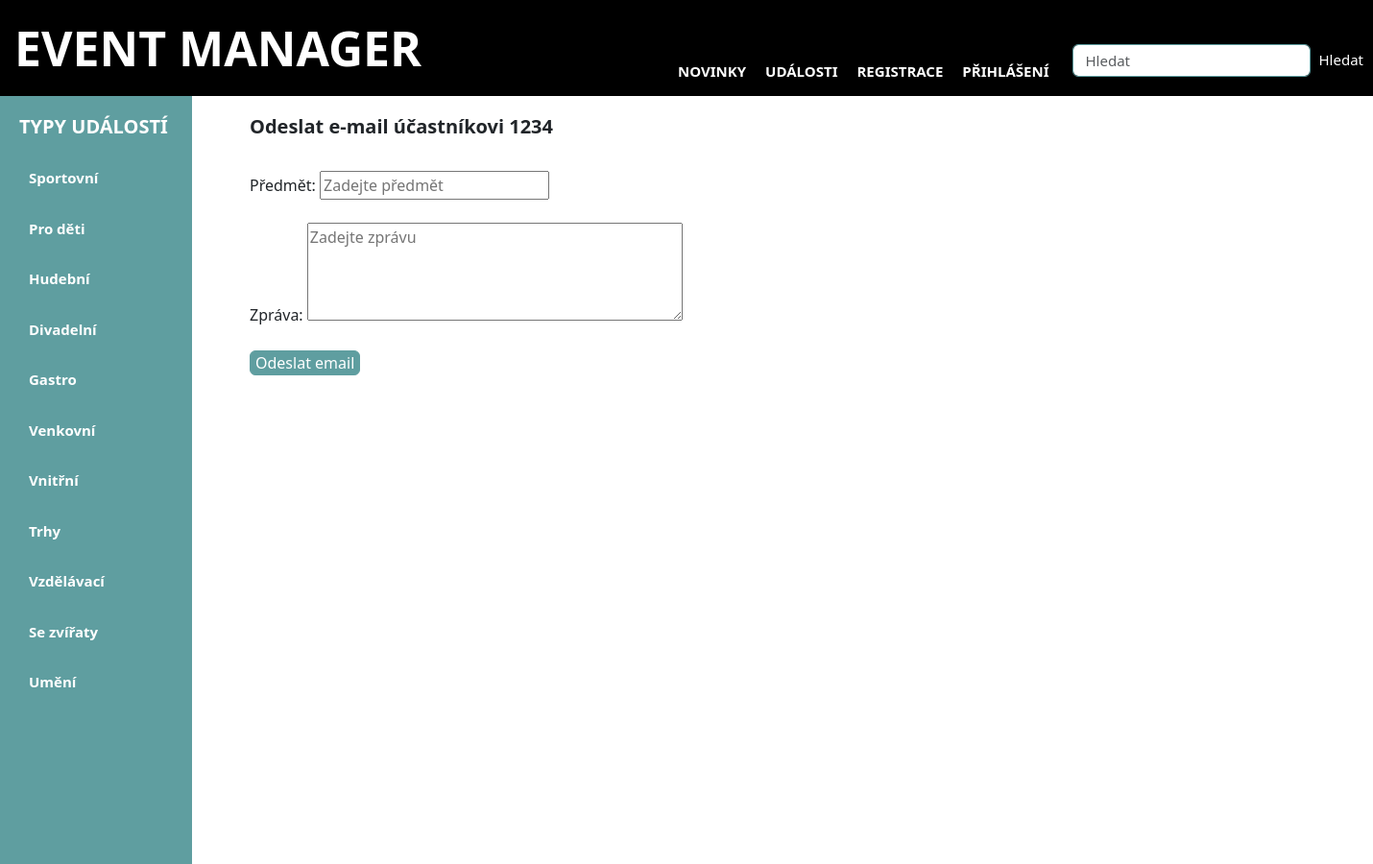
/send_email/2/13/, run on the app's committed database.
### viewer/models.py (models this page shows, shortened)
class EventType(Model):
    name = CharField(max_length=128)
    is_approved = models.BooleanField(default=False)  # Výchozí hodnota je False (neschváleno)
    class Meta:
        permissions = [
            ('custom_add_eventtype', 'Can add event type'),  # změňte název na něco jedinečného
        ]

### viewer/views.py (the view, shortened to what this page needs)
# urls.py: path('send_email/<int:attendee_id>/<int:event_pk>/', SendEmailToAttendeeView.as_view(), name='send_email'),
class SendEmailToAttendeeView(View):
    def get(self, request, attendee_id, event_pk):
        form = EmailForm(include_subject=True)  # Zahrnout předmět
        attendee = get_object_or_404(User, id=attendee_id)  # Získat účastníka
        return render(request, 'send_email_to_attendee.html', {'form': form, 'attendee': attendee})

### viewer/forms.py
class EmailForm(forms.Form):
    message = forms.CharField(
        widget=forms.Textarea(attrs={'rows': 4, 'placeholder': 'Zadejte zprávu'}),
        label='',  # Pokud nechcete název, můžete nechat prázdné
        required=True  # Povinné pole
    )
    def __init__(self, *args, include_subject=False, **kwargs):
        super().__init__(*args, **kwargs)
        if include_subject:
            self.fields['subject'] = forms.CharField(
                max_length=128,  # Maximální délka pro předmět
                label='Předmět',  # Název pole
                required=True,  # Povinné pole
                widget=forms.TextInput(attrs={'placeholder': 'Zadejte předmět'})  # Styl pro textové pole
            )

### viewer/views.py (called while the page is built)
def global_data(request):
    data = EventType.objects.filter(is_approved=True)
    return {'type_list': data}

### viewer/templates/send_email_to_attendee.html (shortened to what this page needs)
{% extends "base.html" %}
{% block content %}
<h3>Odeslat e-mail účastníkovi {{ attendee.username }}</h3>
<br>
<form method="post">
    <div>
        <label for="id_subject">Předmět:</label>
        {{ form.subject }}<br>
    </div>
<br><div>
        <label for="id_message">Zpráva:</label>
        {{ form.message }}<br>
<br>
    </div>
    <button type="submit" class="btn btn-primary">Odeslat email</button>
</form>
{% endblock %}

### viewer/templates/base.html (shortened to what this page needs)
<!DOCTYPE html>
<html lang="cs">
<head>
    <link href="https://cdn.jsdelivr.net/npm/bootstrap@5.3.0/dist/css/bootstrap.min.css" rel="stylesheet">
    {% load static %}
    <link rel="stylesheet" href="{% static 'styles.css' %}">
</head>
<body>
    <nav class="header">
        <div class="logo">EVENT MANAGER</div>
        <nav class="nav-bar">
            <a href="{% url 'main_page' %}">NOVINKY</a>
            <a href="{% url 'events' %}">UDÁLOSTI</a>
            {% if request.user.is_authenticated %}
                <a href="{% url 'my_attendees' %}">MOJE AKCE</a>
                <a href="{% url 'my_page' %}">MŮJ ÚČET - {{ request.user.username }}</a>
                <a href="{% url 'logout' %}">ODHLÁSIT</a>
            {% else %}
                <a href="{% url 'sign_up' %}">REGISTRACE</a>
                <a href="{% url 'login' %}">PŘIHLÁŠENÍ</a>
            {% endif %}
            <form class="d-flex" method="get" action="{% url 'search' %}">
                <input type="text" name="query" class="form-control me-2" placeholder="Hledat" aria-label="Search" required="" id="id_query">
                <button class="btn btn-outline-success" type="submit">Hledat</button>
            </form>
        </nav>
    </nav>
    <div class="container">
        <div class="left-sidebar">
            <h3>TYPY UDÁLOSTÍ</h3>
            <ul>
                {% for type in type_list %}
                    {% if type.is_approved %}
                        <li><a href="{% url 'type_filter' type.pk %}">{{ type.name }}</a></li>
                    {% endif %}
                {% endfor %}
            </ul>
        </div>
        <div class="content">
            <div>
                {% block content %}{% endblock %}
            </div>
        </div>
    </div>
    </body>
</html>

### viewer/static/styles.css (style rules this page uses)
.header { display: flex; justify-content: space-between; align-items: center; padding-left: 10px; margin-top: 0px; background-color: #000; margin-left: 0px !important; margin-right: 0px; }
.logo { font-size: 50px; font-weight: bold; color: white; margin-left: 5px !important; }
.nav-bar { display: flex; font-size: 18px; justify-content: center; gap: 10px; align-items: flex-end; background-color: #000; margin-right: 10px; margin-bottom: 10px; min-height: 90px; }
.nav-bar a { text-decoration: none; padding: 5px; color: white; }
.container { display: flex; background-color: #FFFFFF !important; padding: 0px; min-height: 100vh; margin-left: 0px !important; }
.content { flex-grow: 1; padding-top: 20px; padding-left: 40px; padding-right: 0px; min-width: 1200px; }
.left-sidebar { width: 200px; min-width: 200px; padding: 20px; background-color: #5F9EA0; border: 0px solid #ddd; font-size: 20px; margin-right: 20px; }
.left-sidebar h3 { margin-bottom: 20px; color: white; }
.left-sidebar ul { list-style-type: none; padding-left: 0; margin: 10; }
.left-sidebar li { margin-bottom: 10px; }
.left-sidebar a { color: white; text-decoration: none; display: block; border-radius: 5px; padding: 10px; }
h3 { margin-bottom: 10px; font-size: 20px; font-weight: bold; }
a { font-size: 15px; }
.form-control { margin: 10px; display: block; width: 100%; padding: 0.375rem 0.75rem; font-size: 15px; line-height: 1; color: #495057; background-color: #fff; background-clip: padding-box; border: 1px solid #5F9EA0; }
.btn-outline-success { background-color: #000000; color: white; border: none; padding: 15px 0px; height: 5px; border-radius: 5px; font-size: 15px; cursor: pointer; margin: 0px 0 15px 0; }
.btn-primary { background-color: #5F9EA0; color: white; border-color: #5F9EA0; bs-btn-bg: #5F9EA0; bs-btn-border-color: #5F9EA0; padding: 0px 5px; }
a { color: #000; text-decoration: none; font-weight: bold; font-size: 15px; }

### data on the page
EventType: name "Sportovní"
EventType: name "Pro děti"
EventType: name "Hudební"
EventType: name "Divadelní"
EventType: name "Gastro"
EventType: name "Venkovní"
EventType: name "Vnitřní"
EventType: name "Trhy"
EventType: name "Vzdělávací"
EventType: name "Se zvířaty"
EventType: name "Umění"

### other printed values
{{ attendee.username }} "1234"
